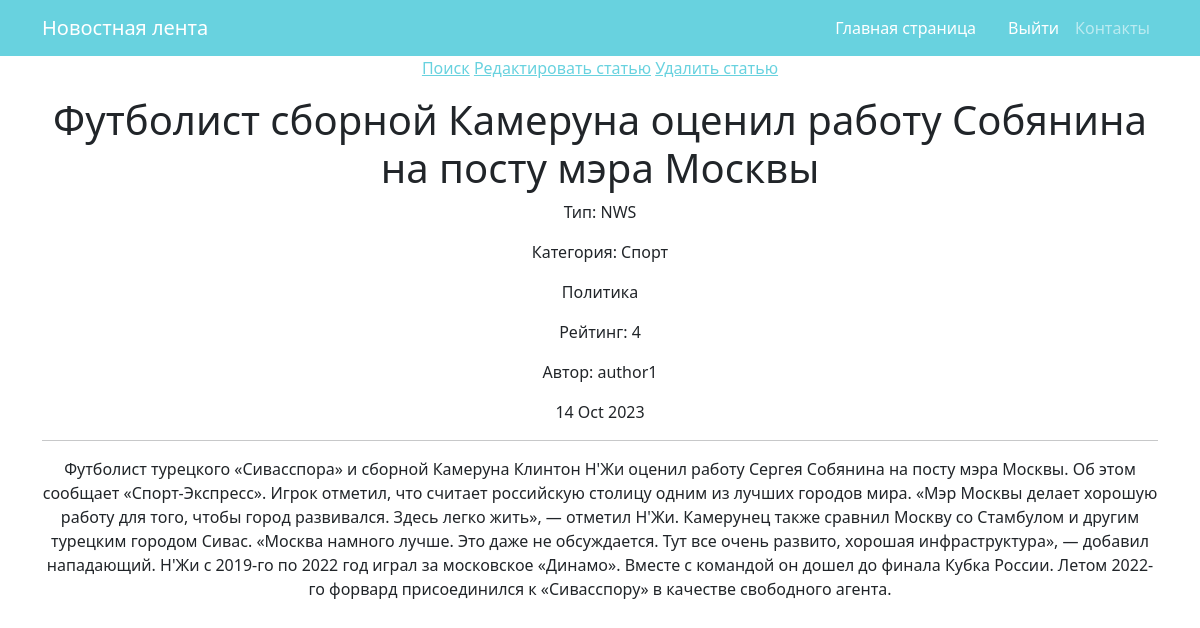
The page /news/1/ on the database its author committed.
### news/models.py (models this page shows, shortened)
class Post(models.Model):
    author = models.ForeignKey(Author, on_delete=models.CASCADE, verbose_name=pgettext_lazy('Author', 'Author'))
    type = models.CharField(max_length=7, choices=TYPE, default='NWS')
    time_in = models.DateTimeField(auto_now_add=True)
    category = models.ManyToManyField(Category, through='PostCategory')
    title = models.CharField(max_length=100)
    text = models.TextField()
    rating = models.IntegerField(default=0)

class Category(models.Model):
    name = models.CharField(max_length=40, unique=True)
    subscribers = models.ManyToManyField(User, related_name='categories')
    def __str__(self):
        return self.name.title()

class Author(models.Model):
    name = models.CharField(max_length=255)
    users = models.OneToOneField(User, on_delete=models.CASCADE)
    user_rating = models.IntegerField(default=0)
    def __str__(self):
        return self.name

### news/views.py (the view, shortened to what this page needs)
# urls.py: path('<int:pk>/', PostDetail.as_view(), name='post'),
class PostDetail(DetailView):
    model = Post
    template_name = 'post.html'
    context_object_name = 'post'
    queryset = Post.objects.all()

### templates/post.html (shortened to what this page needs)
{% extends 'flatpages/default.html' %}
{% block content %}
<a href="/news/search/">Поиск</a>
<a href="{%url 'edit' post.pk%}">Редактировать статью</a>
<a href="{%url 'delete' post.pk%}">Удалить статью</a>
<p>
{% if post %}
<h1>{{ post.title }}</h1>
<p> Тип: {{post.type}} </p>
<p> Категория:
    {% for cat in post.category.all %}
        {{ cat }}</p>
    {% endfor %}
<p> Рейтинг: {{post.rating}} </p>
<p> Автор: {{post.author}} </p>
<p>{{ post.time_in|date:'d M Y' }}</p>
<hr>{{ post.text }}</hr>
<br>
{% endif %}
{% endblock content %}

### rows shown on the page
Post: title "Футболист сборной Камеруна оценил работу Собянина на посту мэра Москвы", type "NWS", rating "4", author "author1", time_in "14 Oct 2023", text "Футболист турецкого «Сивасспора» и сборной Камеруна Клинтон Н'Жи оценил работу Сергея Собянина на посту мэра Москвы. Об этом сообщает «Спорт-Экспресс». Игрок отметил, что считает российскую столицу одним из лучших городов мира. «Мэр Москвы делает хорошую работу для того, чтобы город развивался. Здесь легко жить», — отметил Н'Жи. Камерунец также сравнил Москву со Стамбулом и другим турецким городом Сивас. «Москва намного лучше. Это даже не обсуждается. Тут все очень развито, хорошая инфраструктура», — добавил нападающий. Н'Жи с 2019-го по 2022 год играл за московское «Динамо». Вместе с командой он дошел до финала Кубка России. Летом 2022-го форвард присоединился к «Сивасспору» в качестве…"
Category: name "Спорт"
Category: name "Политика"
